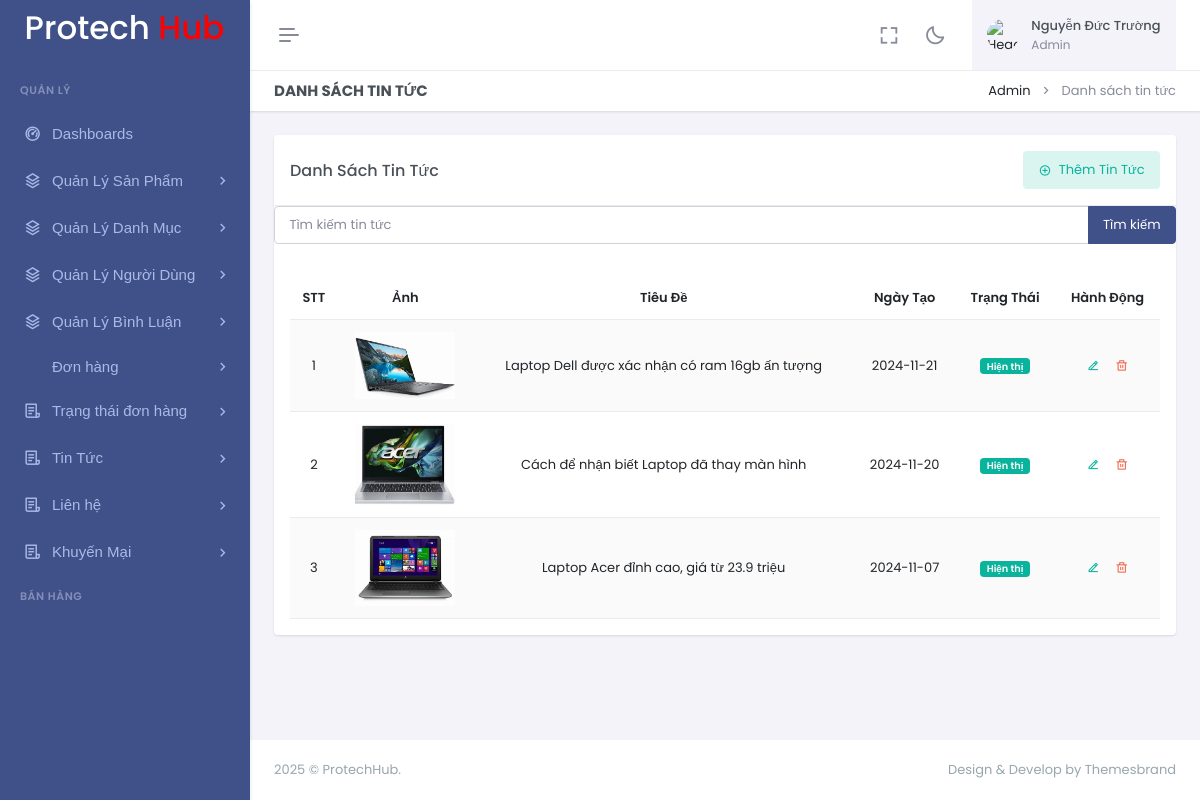
The app's page /admin/index.php?act=tintucs (signed in) with its own data.
### tables this page shows
CREATE TABLE `tin_tucs` (
  `id` int NOT NULL,
  `tieu_de` varchar(255) NOT NULL,
  `noi_dung` text NOT NULL,
  `ngay_tao` date NOT NULL,
  `trang_thai` tinyint(1) NOT NULL,
  `hinh_anh` varchar(255) NOT NULL
);

### admin/controllers/TinTucController.php (called while the page is built, shortened)
<?php
class TinTucController
{
    private $tintucModel;
    public function __construct()
    {
        $this->tintucModel = new TinTuc();
    }
    public function index()
    {
        $keyword = $_GET['keyword'] ?? null;
        $tintucs = $keyword
            ? $this->tintucModel->search($keyword)
            : $this->tintucModel->getAll();
        require_once 'views/tintucs/index.php';
    }
}

### commons/function.php (called while the page is built)
<?php
function connectDB() {
    $host = DB_HOST;
    $port = DB_PORT;
    $dbname = DB_NAME;
    try {
        $conn = new PDO("mysql:host=$host;port=$port;dbname=$dbname", DB_USERNAME, DB_PASSWORD);
        $conn->setAttribute(PDO::ATTR_ERRMODE, PDO::ERRMODE_EXCEPTION);
        $conn->setAttribute(PDO::ATTR_DEFAULT_FETCH_MODE, PDO::FETCH_ASSOC);
        return $conn;
    } catch (PDOException $e) {
        echo ("Connection failed: " . $e->getMessage());
    }
}

### admin/models/TinTuc.php (called while the page is built, shortened)
<?php
class TinTuc
{
    private $conn;
    public function __construct()
    {
        $this->conn = connectDB();
    }
    public function getAll()
    {
        $sql = "SELECT * FROM tin_tucs";
        $stmt = $this->conn->prepare($sql);
        $stmt->execute();
        return $stmt->fetchAll();
    }
}

### admin/views/tintucs/index.php (the view, shortened to what this page needs)
<!DOCTYPE html>
<html lang="en" data-layout="vertical" data-topbar="light" data-sidebar="dark" data-sidebar-size="lg"
    data-sidebar-image="none" data-preloader="disable" data-theme="default" data-theme-colors="default">
<head>
    <?php require_once "views/layouts/libs_css.php"; ?>
</head>
<body>
    <div id="layout-wrapper">
        <?php
        require_once "views/layouts/header.php";
        require_once "views/layouts/siderbar.php";
        ?>
        <div class="main-content">
            <div class="page-content">
                <div class="container-fluid">
                    <div class="row">
                        <div class="col-12">
                            <div
                                class="page-title-box d-sm-flex align-items-center justify-content-between bg-galaxy-transparent">
                                <h4 class="mb-sm-0">Danh sách tin tức</h4>
                                <div class="page-title-right">
                                    <ol class="breadcrumb m-0">
                                        <li class="breadcrumb-item"><a href="javascript: void(0);">Admin</a></li>
                                        <li class="breadcrumb-item active">Danh sách tin tức</li>
                                    </ol>
                                </div>
                            </div>
                        </div>
                    </div>
                    <div class="row">
                        <div class="col">
                            <div class="h-100">
                                <div class="card">
                                    <div class="card-header align-items-center d-flex">
                                        <h4 class="card-title mb-0 flex-grow-1">Danh Sách Tin Tức</h4>
                                        <a href="?act=tintucs/create" class="btn btn-soft-success material-shadow-none">
                                            <i class="ri-add-circle-line align-middle me-1"></i> Thêm Tin Tức
                                        </a>
                                    </div>
                                    <form method="GET" action="">
                                        <div class="input-group mb-3">
                                            <input type="text" name="keyword" class="form-control"
                                                placeholder="Tìm kiếm tin tức"
                                                value="<?= htmlspecialchars($_GET['keyword'] ?? '') ?>">
                                            <button class="btn btn-primary" type="submit">Tìm kiếm</button>
                                        </div>
                                    </form>
                                    <div class="card-body">
                                        <div class="live-preview">
                                            <div class="table-responsive">
                                                <table
                                                    class="table table-striped table-nowrap align-middle mb-0 table text-center">
                                                    <thead>
                                                        <tr>
                                                            <th scope="col">STT</th>
                                                            <th scope="col">Ảnh</th>
                                                            <th scope="col">Tiêu Đề</th>
                                                            <th scope="col">Ngày Tạo</th>
                                                            <th scope="col">Trạng Thái</th>
                                                            <th scope="col">Hành Động</th>
                                                        </tr>
                                                    </thead>
                                                    <tbody>
                                                        <?php
                                                        $stt = 1;
                                                        foreach ($tintucs as $tintuc): ?>
                                                            <tr>
                                                                <td><?php echo $stt++; ?></td>
                                                                <td>
                                                                    <img src="<?= BASE_URL . $tintuc['hinh_anh'] ?>" alt="" width="100px">
                                                                </td>
                                                                <td><?php echo $tintuc['tieu_de']; ?></td>
                                                                <td><?php echo $tintuc['ngay_tao']; ?></td>
                                                                <td>
                                                                    <?php
                                                                    if ($tintuc['trang_thai'] == 1) { ?>
                                                                        <span class="badge bg-success">Hiện thị</span>
                                                                    <?php
                                                                    } else { ?>
                                                                        <span class="badge bg-danger">Không hiện thị</span>
                                                                    <?php
                                                                    }
                                                                    ?>
                                                                </td>
                                                                <td>
                                                                    <div
                                                                        class="d-flex justify-content-center hstack gap-3 flex-wrap">
                                                                        <a href="?act=tintucs/edit&id=<?php echo $tintuc['id']; ?>"
                                                                            class="link-success">
                                                                            <i class="ri-edit-2-line"></i>
                                                                        </a>
                                                                        <a href="?act=tintucs/delete&id=<?php echo $tintuc['id']; ?>"
                                                                            class="link-danger"
                                                                            onclick="return confirm('Bạn có chắc chắn xóa không?');">
                                                                            <i class="ri-delete-bin-line"></i>
                                                                        </a>
                                                                    </div>
                                                                </td>
                                                            </tr>
                                                        <?php endforeach; ?>
                                                    </tbody>
                                                </table>
                                            </div>
                                        </div>
                                    </div>
                                </div>
                            </div>
                        </div>
                    </div>
                </div>
            </div>
            <footer class="footer">
                <div class="container-fluid">
                    <div class="row">
                        <div class="col-sm-6">
                             © ProtechHub.
                        </div>
                        <div class="col-sm-6">
                            <div class="text-sm-end d-none d-sm-block">
                                Design & Develop by Themesbrand
                            </div>
                        </div>
                    </div>
                </div>
            </footer>
        </div>
    </div>
</body>
</html>

### records on screen
tin_tucs: hinh_anh (picture), tieu_de "Laptop Dell được xác nhận có ram 16gb ấn tượng", ngay_tao "2024-11-21", trang_thai "Hiện thị"
tin_tucs: hinh_anh (picture), tieu_de "Cách để nhận biết Laptop đã thay màn hình", ngay_tao "2024-11-20", trang_thai "Hiện thị"
tin_tucs: hinh_anh (picture), tieu_de "Laptop Acer đỉnh cao, giá từ 23.9 triệu", ngay_tao "2024-11-07", trang_thai "Hiện thị"

### other values on screen
$_SESSION['user'] "Nguyễn Đức Trường"
